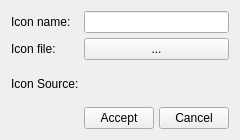
<?xml version="1.0" encoding="UTF-8"?>
<ui version="4.0">
 <class>FilterConfiguration</class>
 <widget class="QWidget" name="FilterConfiguration">
  <property name="windowModality">
   <enum>Qt::NonModal</enum>
  </property>
  <property name="geometry">
   <rect>
    <x>0</x>
    <y>0</y>
    <width>240</width>
    <height>140</height>
   </rect>
  </property>
  <property name="sizePolicy">
   <sizepolicy hsizetype="Minimum" vsizetype="Minimum">
    <horstretch>0</horstretch>
    <verstretch>0</verstretch>
   </sizepolicy>
  </property>
  <property name="minimumSize">
   <size>
    <width>240</width>
    <height>140</height>
   </size>
  </property>
  <property name="mouseTracking">
   <bool>false</bool>
  </property>
  <property name="windowTitle">
   <string>Form</string>
  </property>
  <layout class="QGridLayout" name="gridLayout_2">
   <item row="0" column="0">
    <layout class="QGridLayout" name="gridLayout" rowstretch="1,1,1,1" columnstretch="1,1">
     <property name="spacing">
      <number>5</number>
     </property>
     <item row="0" column="0">
      <widget class="QLabel" name="label_4">
       <property name="text">
        <string>Icon name:</string>
       </property>
      </widget>
     </item>
     <item row="1" column="0">
      <widget class="QLabel" name="label_3">
       <property name="text">
        <string>Icon file:</string>
       </property>
      </widget>
     </item>
     <item row="2" column="0">
      <widget class="QLabel" name="label_5">
       <property name="text">
        <string>Icon Source:</string>
       </property>
      </widget>
     </item>
     <item row="3" column="1">
      <layout class="QHBoxLayout" name="horizontalLayout_3">
       <item>
        <widget class="QPushButton" name="acceptButton">
         <property name="text">
          <string>Accept</string>
         </property>
        </widget>
       </item>
       <item>
        <widget class="QPushButton" name="cancelButton">
         <property name="text">
          <string>Cancel</string>
         </property>
        </widget>
       </item>
      </layout>
     </item>
     <item row="1" column="1">
      <widget class="QPushButton" name="IconButton">
       <property name="text">
        <string>...</string>
       </property>
      </widget>
     </item>
     <item row="2" column="1">
      <widget class="QLabel" name="SourceIconLabel">
       <property name="text">
        <string/>
       </property>
      </widget>
     </item>
     <item row="0" column="1">
      <widget class="QLineEdit" name="lineEdit"/>
     </item>
    </layout>
   </item>
  </layout>
 </widget>
 <resources/>
 <connections/>
</ui>
